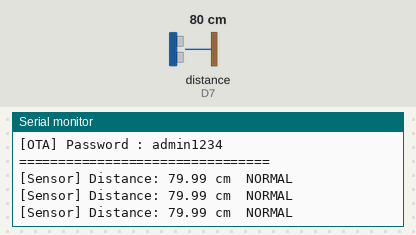
This sketch was run on a simulated ESP8266 (NodeMCU). On the bench: the last lines printed to the serial monitor. Wiring (inferred from the names in the program): ultrasonic range finder: trigger D6; echo D7. The inputs (shaded band) are chosen by the test bench; at power-on: distance to the obstacle (sensor on D7) 80 cm. The echo pulse lasts 58.3 µs per cm; WiFi joins after 1.5 s; servers stay silent unless stated.

Above: at 2.7 s.
2.8 s: distance to the obstacle (sensor on D7) set to 33 cm
At 3.32 s:
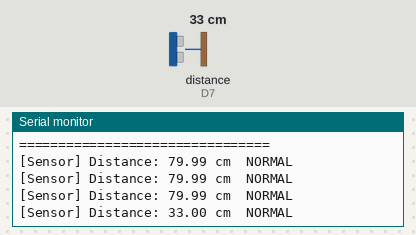
4.3 s: distance to the obstacle (sensor on D7) set to 28 cm
At 4.9 s:
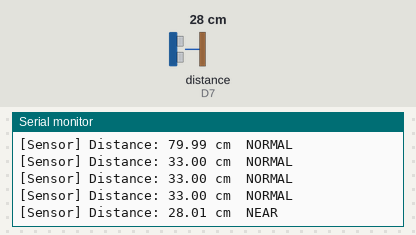
6.5 s: distance to the obstacle (sensor on D7) set to 12 cm
At 6.82 s:
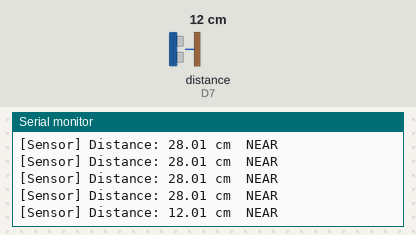
8.0 s: distance to the obstacle (sensor on D7) set to 9 cm
At 8.4 s:
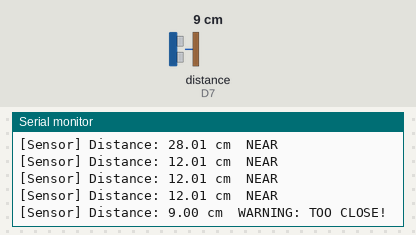

Measured:
- the behaviour switches between 31 and 30 cm on distance to the obstacle (sensor on D7) (found by bisection; images 1 and 2)
- the behaviour switches between 11 and 10 cm on distance to the obstacle (sensor on D7) (found by bisection; images 3 and 4)
- after the input at 2.8 s, the serial monitor: prints a new line after 0.22 s (image 1)
- after the input at 4.3 s, the serial monitor: prints a new line after 0.21 s (image 2)
- after the input at 6.5 s, the serial monitor: prints a new line at once (image 3)
- after the input at 8.0 s, the serial monitor: prints a new line at once (image 4)

The sketch:

ota_monitor.ino
```cpp
#include <ESP8266WiFi.h>
#include <WiFiManager.h>
#include <ArduinoOTA.h>

// =====================
// PIN CONFIG
// =====================
#define TRIG_PIN D6
#define ECHO_PIN D7

// =====================
// OTA CONFIG
// =====================
#define OTA_HOSTNAME "esp8266-ultrasonic"
#define OTA_PASSWORD "admin1234"

// =====================
// VARIABLES
// =====================
long duration;
float distanceCm;
unsigned long lastRead = 0;
const unsigned long readInterval = 500; // read every 500ms

// =====================
// READ DISTANCE FUNCTION
// =====================
float readDistance() {
  // Send trigger pulse
  digitalWrite(TRIG_PIN, LOW);
  delayMicroseconds(2);
  digitalWrite(TRIG_PIN, HIGH);
  delayMicroseconds(10);
  digitalWrite(TRIG_PIN, LOW);

  // Read echo
  duration = pulseIn(ECHO_PIN, HIGH, 30000); // timeout 30ms

  if (duration == 0) {
    return -1; // no object detected / timeout
  }

  // Calculate distance (cm)
  return (duration * 0.0343) / 2;
}

// =====================
// SETUP
// =====================
void setup() {
  Serial.begin(115200);
  Serial.println("\n\n=== Ultrasonic Monitor + OTA ===");

  // Setup ultrasonic pins
  pinMode(TRIG_PIN, OUTPUT);
  pinMode(ECHO_PIN, INPUT);

  // -------------------------
  // WiFiManager (tzapu)
  // -------------------------
  WiFiManager wifiManager;

  // Uncomment this line to reset saved WiFi credentials (for testing)
  // wifiManager.resetSettings();

  wifiManager.setAPStaticIPConfig(
    IPAddress(192, 168, 4, 1),
    IPAddress(192, 168, 4, 1),
    IPAddress(255, 255, 255, 0)
  );

  Serial.println("[WiFi] Connecting to WiFi...");

  // If connection fails, open Access Point "ESP8266-Setup"
  // Open browser → 192.168.4.1 → select WiFi & enter password
  if (!wifiManager.autoConnect("ESP8266-Setup")) {
    Serial.println("[WiFi] Connection failed! Restarting...");
    delay(3000);
    ESP.restart();
  }

  Serial.println("[WiFi] Connected!");
  Serial.print("[WiFi] IP Address: ");
  Serial.println(WiFi.localIP());

  // -------------------------
  // OTA Setup
  // -------------------------
  ArduinoOTA.setHostname(OTA_HOSTNAME);
  ArduinoOTA.setPassword(OTA_PASSWORD);

  ArduinoOTA.onStart([]() {
    String type = (ArduinoOTA.getCommand() == U_FLASH) ? "sketch" : "filesystem";
    Serial.println("[OTA] Starting update: " + type);
  });

  ArduinoOTA.onEnd([]() {
    Serial.println("\n[OTA] Update complete! Restarting...");
  });

  ArduinoOTA.onProgress([](unsigned int progress, unsigned int total) {
    Serial.printf("[OTA] Progress: %u%%\r", (progress / (total / 100)));
  });

  ArduinoOTA.onError([](ota_error_t error) {
    Serial.printf("[OTA] Error[%u]: ", error);
    if      (error == OTA_AUTH_ERROR)    Serial.println("Auth Failed");
    else if (error == OTA_BEGIN_ERROR)   Serial.println("Begin Failed");
    else if (error == OTA_CONNECT_ERROR) Serial.println("Connect Failed");
    else if (error == OTA_RECEIVE_ERROR) Serial.println("Receive Failed");
    else if (error == OTA_END_ERROR)     Serial.println("End Failed");
  });

  ArduinoOTA.begin();
  Serial.println("[OTA] Ready!");
  Serial.printf("[OTA] Hostname : %s\n", OTA_HOSTNAME);
  Serial.printf("[OTA] Password : %s\n", OTA_PASSWORD);
  Serial.println("================================\n");
}

// =====================
// LOOP
// =====================
void loop() {
  // Required to keep OTA running
  ArduinoOTA.handle();

  // Read sensor every interval
  if (millis() - lastRead >= readInterval) {
    lastRead = millis();

    distanceCm = readDistance();

    if (distanceCm == -1) {
      Serial.println("[Sensor] No object detected / timeout");
    } else {
      Serial.printf("[Sensor] Distance: %.2f cm", distanceCm);

      // Distance classification
      if (distanceCm < 10) {
        Serial.println("  WARNING: TOO CLOSE!");
      } else if (distanceCm < 30) {
        Serial.println("  NEAR");
      } else if (distanceCm < 100) {
        Serial.println("  NORMAL");
      } else {
        Serial.println("  FAR");
      }
    }
  }
}
```
